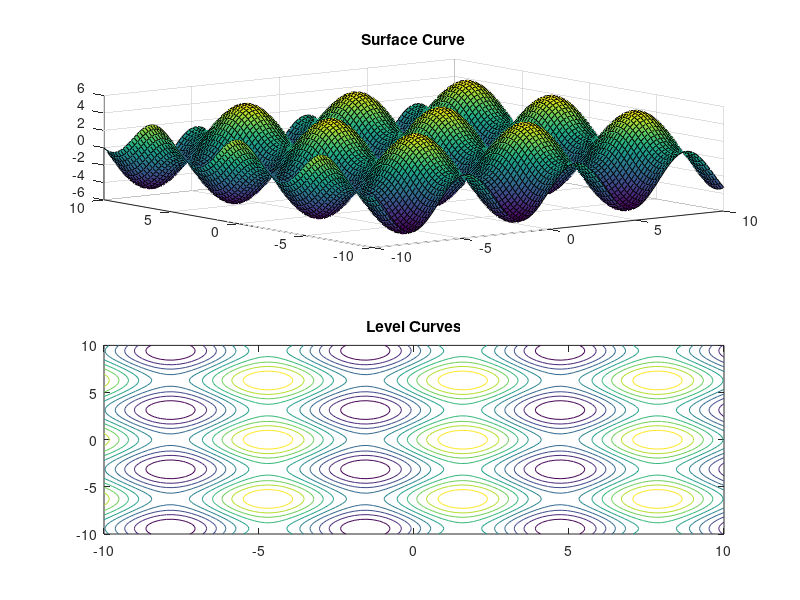

This figure's MATLAB source:
clc, clear, close all;

x = linspace(-10, 10, 100);
y = linspace(-10, 10, 100);

[x, y] = meshgrid(x, y);

z = 3*sin(x) + 2*cos(y);

subplot(2, 1, 1)
surf(x, y, z)
title("Surface Curve")

subplot(2, 1, 2)
contour(x, y, z)
title("Level Curves")
